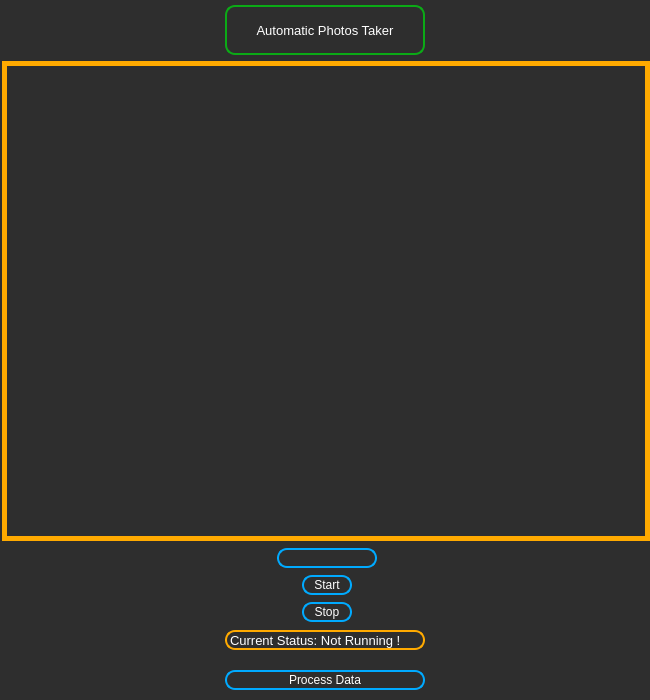
<?xml version="1.0" encoding="UTF-8"?>
<ui version="4.0">
 <class>automatic_photos_taker</class>
 <widget class="QWidget" name="automatic_photos_taker">
  <property name="geometry">
   <rect>
    <x>0</x>
    <y>0</y>
    <width>650</width>
    <height>700</height>
   </rect>
  </property>
  <property name="minimumSize">
   <size>
    <width>650</width>
    <height>700</height>
   </size>
  </property>
  <property name="maximumSize">
   <size>
    <width>650</width>
    <height>700</height>
   </size>
  </property>
  <property name="windowTitle">
   <string>Automatic photos taker</string>
  </property>
  <property name="styleSheet">
   <string notr="true">QWidget {
	background-color: rgb(46, 46, 46);
}</string>
  </property>
  <widget class="QLabel" name="Automatic_photos_taker_label">
   <property name="geometry">
    <rect>
     <x>225</x>
     <y>5</y>
     <width>200</width>
     <height>50</height>
    </rect>
   </property>
   <property name="minimumSize">
    <size>
     <width>200</width>
     <height>50</height>
    </size>
   </property>
   <property name="maximumSize">
    <size>
     <width>200</width>
     <height>50</height>
    </size>
   </property>
   <property name="styleSheet">
    <string notr="true">QLabel {
	color: #ffffff;
	background-color: none;
	border: 2px solid rgb(11, 170, 22);
	border-radius: 10px;
	font-size: 13px;
	justify-content: center;
}</string>
   </property>
   <property name="text">
    <string>Automatic Photos Taker</string>
   </property>
   <property name="alignment">
    <set>Qt::AlignCenter</set>
   </property>
  </widget>
  <widget class="QLabel" name="status_label">
   <property name="geometry">
    <rect>
     <x>225</x>
     <y>630</y>
     <width>200</width>
     <height>20</height>
    </rect>
   </property>
   <property name="minimumSize">
    <size>
     <width>200</width>
     <height>20</height>
    </size>
   </property>
   <property name="maximumSize">
    <size>
     <width>200</width>
     <height>20</height>
    </size>
   </property>
   <property name="styleSheet">
    <string notr="true">QLabel {
	color: #ffffff;
	background-color: none;
	border: 2px solid rgb(255, 170, 0);
	border-radius: 10px;
	font-size: 13px;
}</string>
   </property>
   <property name="text">
    <string>Current Status: Not Running !</string>
   </property>
   <property name="alignment">
    <set>Qt::AlignLeading|Qt::AlignLeft|Qt::AlignVCenter</set>
   </property>
  </widget>
  <widget class="QPushButton" name="process_data_btn">
   <property name="geometry">
    <rect>
     <x>225</x>
     <y>670</y>
     <width>200</width>
     <height>20</height>
    </rect>
   </property>
   <property name="sizePolicy">
    <sizepolicy hsizetype="Minimum" vsizetype="Fixed">
     <horstretch>0</horstretch>
     <verstretch>0</verstretch>
    </sizepolicy>
   </property>
   <property name="minimumSize">
    <size>
     <width>200</width>
     <height>20</height>
    </size>
   </property>
   <property name="maximumSize">
    <size>
     <width>200</width>
     <height>20</height>
    </size>
   </property>
   <property name="layoutDirection">
    <enum>Qt::LeftToRight</enum>
   </property>
   <property name="styleSheet">
    <string notr="true">QPushButton {
	color: #ffffff;
	background-color: none;
	border: 2px solid rgb(0, 170, 255);
	border-radius: 10px;
}
QPushButton:hover {
	border: 2px solid rgb(255, 0, 0);
}
QPushButton:pressed {
	background-color: rgb(100, 100, 100);
}</string>
   </property>
   <property name="text">
    <string>Process Data</string>
   </property>
   <property name="checkable">
    <bool>false</bool>
   </property>
  </widget>
  <widget class="QWidget" name="">
   <property name="geometry">
    <rect>
     <x>2</x>
     <y>60</y>
     <width>650</width>
     <height>563</height>
    </rect>
   </property>
   <layout class="QVBoxLayout" name="verticalLayout">
    <item>
     <widget class="QLabel" name="image_container_label">
      <property name="minimumSize">
       <size>
        <width>648</width>
        <height>480</height>
       </size>
      </property>
      <property name="maximumSize">
       <size>
        <width>648</width>
        <height>480</height>
       </size>
      </property>
      <property name="styleSheet">
       <string notr="true">QLabel {
	color: #ffffff;
	background-color: none;
	border: 5px solid rgb(255, 170, 0);
	font-size: 13px;
}</string>
      </property>
      <property name="text">
       <string/>
      </property>
      <property name="alignment">
       <set>Qt::AlignCenter</set>
      </property>
     </widget>
    </item>
    <item alignment="Qt::AlignHCenter">
     <widget class="QComboBox" name="comboBox">
      <property name="minimumSize">
       <size>
        <width>100</width>
        <height>20</height>
       </size>
      </property>
      <property name="maximumSize">
       <size>
        <width>100</width>
        <height>20</height>
       </size>
      </property>
      <property name="styleSheet">
       <string notr="true">QComboBox {
	background-color: rgb(46, 46, 46);
	color: #ffffff;
	border: 2px solid rgb(0, 170, 255);
	border-radius: 10px;
}
QComboBox:hover {
	border: 2px solid rgb(255, 0, 0);
}
QComboBox::drop-down {
	border-top-right-radius: 3px;
	border-bottom-right-radius: 3px;
}
QComboBox QAbstractItemView {
	color: #ffffff;
	selection-background-color: rgb(100, 100, 100);
}

</string>
      </property>
     </widget>
    </item>
    <item alignment="Qt::AlignHCenter">
     <widget class="QPushButton" name="start_btn">
      <property name="sizePolicy">
       <sizepolicy hsizetype="Minimum" vsizetype="Fixed">
        <horstretch>0</horstretch>
        <verstretch>0</verstretch>
       </sizepolicy>
      </property>
      <property name="minimumSize">
       <size>
        <width>50</width>
        <height>20</height>
       </size>
      </property>
      <property name="maximumSize">
       <size>
        <width>50</width>
        <height>20</height>
       </size>
      </property>
      <property name="layoutDirection">
       <enum>Qt::LeftToRight</enum>
      </property>
      <property name="styleSheet">
       <string notr="true">QPushButton {
	color: #ffffff;
	background-color: none;
	border: 2px solid rgb(0, 170, 255);
	border-radius: 10px;
}
QPushButton:hover {
	border: 2px solid rgb(255, 0, 0);
}
QPushButton:pressed {
	background-color: rgb(100, 100, 100);
}</string>
      </property>
      <property name="text">
       <string>Start</string>
      </property>
      <property name="checkable">
       <bool>false</bool>
      </property>
     </widget>
    </item>
    <item alignment="Qt::AlignHCenter">
     <widget class="QPushButton" name="stop_btn">
      <property name="sizePolicy">
       <sizepolicy hsizetype="Minimum" vsizetype="Fixed">
        <horstretch>0</horstretch>
        <verstretch>0</verstretch>
       </sizepolicy>
      </property>
      <property name="minimumSize">
       <size>
        <width>50</width>
        <height>20</height>
       </size>
      </property>
      <property name="maximumSize">
       <size>
        <width>50</width>
        <height>20</height>
       </size>
      </property>
      <property name="layoutDirection">
       <enum>Qt::LeftToRight</enum>
      </property>
      <property name="styleSheet">
       <string notr="true">QPushButton {
	color: #ffffff;
	background-color: none;
	border: 2px solid rgb(0, 170, 255);
	border-radius: 10px;
}
QPushButton:hover {
	border: 2px solid rgb(255, 0, 0);
}
QPushButton:pressed {
	background-color: rgb(100, 100, 100);
}</string>
      </property>
      <property name="text">
       <string>Stop</string>
      </property>
      <property name="checkable">
       <bool>false</bool>
      </property>
     </widget>
    </item>
   </layout>
  </widget>
 </widget>
 <resources/>
 <connections/>
</ui>
